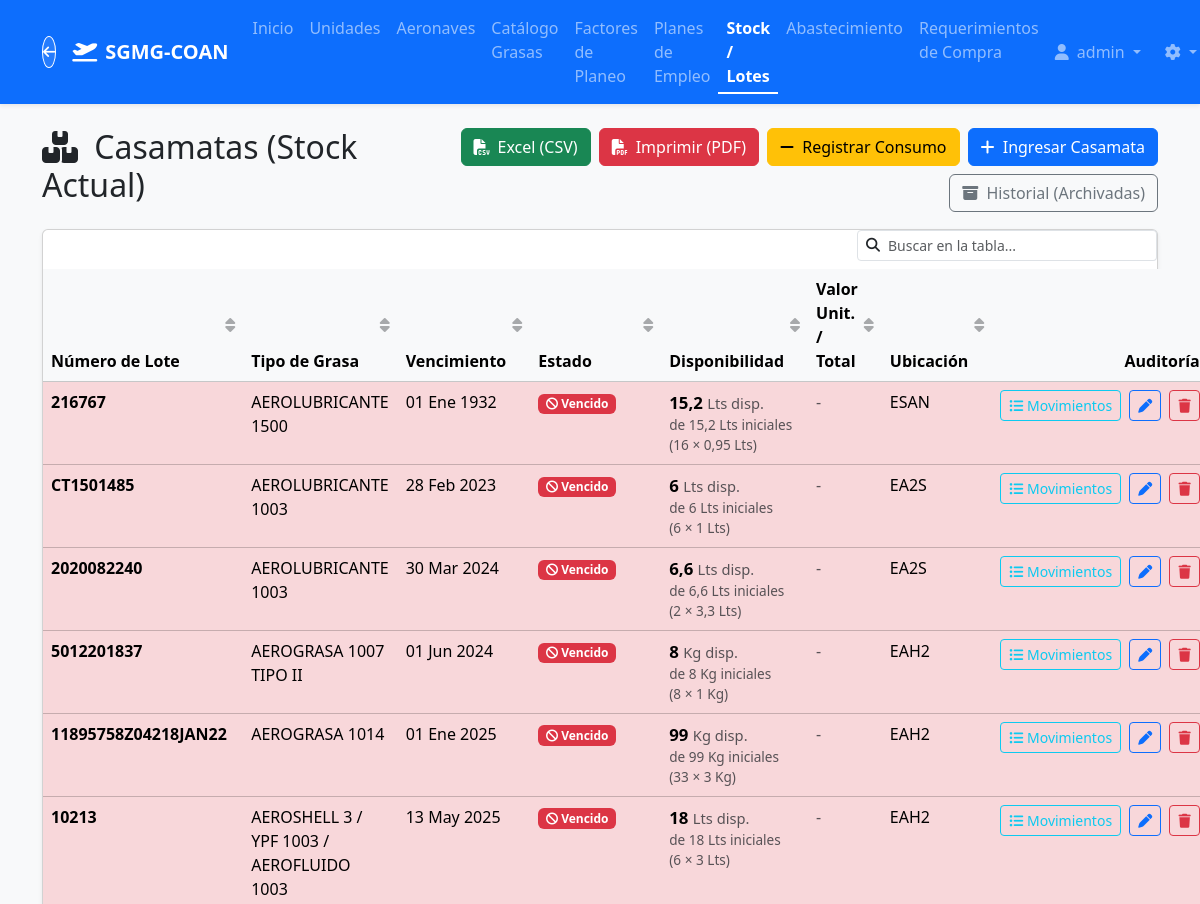
/stock/ (signed in, upper part), run on an earlier commit of the app's database.
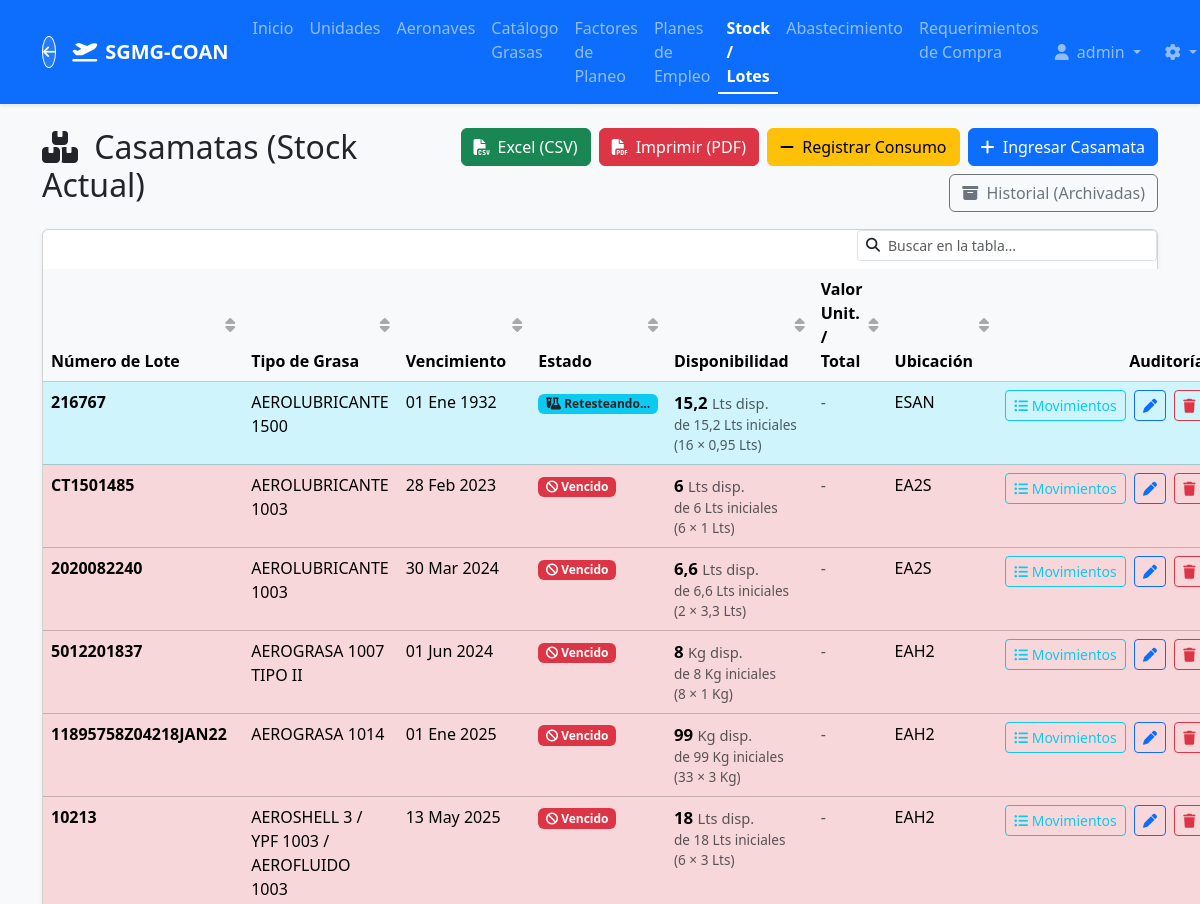
And on a later commit of the database.
### core/models.py (models this page shows, shortened)
class GreaseBatch(models.Model):
    STATUS_CHOICES = [
        ('SERVICEABLE', 'Retesteable'),
        ('NEAR_EXPIRATION', 'Próximo a Vencer'),
        ('EXPIRED', 'Vencido'),
        ('PENDING_RETEST', 'Retesteando...'),
    ]
    grease_type = models.ForeignKey(GreaseType, on_delete=models.CASCADE, related_name="batches", verbose_name="Tipo de Grasa")
    batch_number = models.CharField(max_length=100, verbose_name="Número de Lote")
    manufacturing_date = models.DateField(verbose_name="Fecha de Fabricación")
    expiration_date = models.DateField(verbose_name="Fecha de Vencimiento")
    container_size = models.DecimalField(max_digits=10, decimal_places=2, null=True, blank=True, verbose_name="Cantidad por Envase", help_text="Ej: 5 para un envase de 5 Kg")
    container_count = models.PositiveIntegerField(null=True, blank=True, verbose_name="Cantidad de Envases", help_text="Número de envases/latas en este lote")
    initial_quantity = models.DecimalField(max_digits=10, decimal_places=2, verbose_name="Cantidad Total Inicial")
    available_quantity = models.DecimalField(max_digits=10, decimal_places=2, verbose_name="Cantidad Disponible")
    unit_price = models.DecimalField(max_digits=14, decimal_places=6, verbose_name="Costo Unitario Real ($)", blank=True, null=True, help_text="Costo real calculado por unidad (Kg/L).")
    storage_location = models.CharField(max_length=100, verbose_name="Ubicación (Almacén/Unidad)")
    status = models.CharField(max_length=30, choices=STATUS_CHOICES, default='SERVICEABLE', verbose_name="Estado")
    can_be_retested = models.BooleanField(default=True, verbose_name="¿Admite retesteo futuro?", help_text="Indica si este lote puede ser sometido a un nuevo retesteo cuando venza.")
    is_archived = models.BooleanField(default=False, verbose_name="¿Archivado (Historial)?")
    class Meta:
        verbose_name = "Casamata"
        verbose_name_plural = "Casamatas"
        unique_together = ('grease_type', 'batch_number', 'storage_location')

class GreaseType(models.Model):
    unidad = models.CharField(max_length=50, verbose_name="UNIDAD")
    nomenclatura = models.CharField(max_length=150, verbose_name="NOMENCLATURA")
    nne_nsn = models.CharField(max_length=100, verbose_name="N.N.E. / N.S.N.", blank=True, null=True)
    sibys = models.CharField(max_length=100, verbose_name="SIBYS", blank=True, null=True)
    nato = models.CharField(max_length=100, verbose_name="NATO", blank=True, null=True)
    normas_mil_otras = models.CharField(max_length=200, verbose_name="NORMAS MIL / OTRAS", blank=True, null=True)
    shelf_life_months = models.PositiveIntegerField(verbose_name="Vida Útil Total (Meses)")
    recertification_allowed = models.BooleanField(default=False, verbose_name="Permite Re-certificación")
    minimum_stock = models.DecimalField(max_digits=10, decimal_places=2, default=0, verbose_name="Stock Mínimo Permanente", help_text="Punto de pedido. El sistema enviará alertas si el stock cae por debajo de esta cantidad.")
    class Meta:
        verbose_name = "Tipo de Grasa / Aceite"
        verbose_name_plural = "Tipos de Grasas / Aceites"

### core/views.py (the view, shortened to what this page needs)
# urls.py: path('stock/', views.GreaseBatchListView.as_view(), name='batch_list'),
class GreaseBatchListView(LoginRequiredMixin, ListView):
    model = GreaseBatch
    template_name = 'core/greasebatch_list.html'
    context_object_name = 'batches'
    ordering = ['expiration_date']
    def get_queryset(self):
        update_batch_statuses()
        qs = super().get_queryset().filter(is_archived=False)
        user = self.request.user
        return qs.order_by('expiration_date')

### core/services.py (called while the page is built)
def update_batch_statuses():
    today = timezone.now().date()
    warning_date = today + timedelta(days=180) # 6 months warning
    GreaseBatch.objects.filter(
        expiration_date__lte=today,
        status__in=['SERVICEABLE', 'NEAR_EXPIRATION']
    ).update(status='EXPIRED')
    GreaseBatch.objects.filter(
        expiration_date__gt=today,
        expiration_date__lte=warning_date,
        status__in=['SERVICEABLE', 'EXPIRED'] # Added EXPIRED here to catch retests that are now near expiration
    ).update(status='NEAR_EXPIRATION')
    GreaseBatch.objects.filter(
        expiration_date__gt=warning_date,
        status__in=['EXPIRED', 'NEAR_EXPIRATION']
    ).update(status='SERVICEABLE')

### core/templatetags/core_filters.py (called while the page is built)
@register.filter
def smart_number(value):
    try:
        if isinstance(value, Decimal):
            d = value.normalize()
            if d == d.to_integral():
                return int(d)
            return d
        f_val = float(value)
        rounded_val = round(f_val, 4)
        if rounded_val.is_integer():
            return int(rounded_val)
        return rounded_val
    except (ValueError, TypeError):
        return value

### core/templates/core/greasebatch_list.html (shortened to what the changed rows need)
{% extends 'base.html' %}
{% load core_filters %}
{% block content %}
<div class="d-flex justify-content-between align-items-center mt-4 mb-3">
    <h2><i class="fa-solid fa-boxes-stacked me-2"></i> Casamatas (Stock Actual)</h2>
</div>
<div class="card shadow-sm">
    <div class="card-body p-0">
        <table class="table table-hover mb-0">
            <thead class="table-light">
                <tr>
                    <th>Número de Lote</th>
                    <th>Tipo de Grasa</th>
                    <th>Vencimiento</th>
                    <th>Estado</th>
                    <th>Disponibilidad</th>
                    <th>Valor Unit. / Total</th>
                    <th>Ubicación</th>
                    <th class="text-end">Auditoría</th>
                </tr>
            </thead>
            <tbody>
                {% for batch in batches %}
                <tr class="{% if batch.available_quantity <= 0 %}table-secondary text-muted{% elif batch.status == 'EXPIRED' %}table-danger{% elif batch.status == 'NEAR_EXPIRATION' %}table-warning{% elif batch.status == 'PENDING_RETEST' %}table-info{% endif %}">
                    <td><strong>{{ batch.batch_number }}</strong></td>
                    <td>{{ batch.grease_type.nomenclatura }}</td>
                    <td data-sort="{{ batch.expiration_date|date:'Y-m-d' }}">{{ batch.expiration_date|date:"d M Y" }}</td>
                    <td>
                        {% if batch.available_quantity <= 0 %}
                            <span class="badge bg-secondary"><i class="fa-solid fa-box-open"></i> Sin Stock</span>
                        {% elif batch.status == 'SERVICEABLE' %}
                            <span class="badge bg-success"><i class="fa-solid fa-check"></i> Retesteable</span>
                        {% elif batch.status == 'NEAR_EXPIRATION' %}
                            <span class="badge bg-warning text-dark"><i class="fa-solid fa-triangle-exclamation"></i> Próx. a vencer</span>
                        {% elif batch.status == 'EXPIRED' %}
                            <span class="badge bg-danger"><i class="fa-solid fa-ban"></i> Vencido</span>
                        {% elif batch.status == 'PENDING_RETEST' %}
                            <span class="badge bg-info text-dark"><i class="fa-solid fa-flask-vial"></i> Retesteando...</span>
                        {% else %}
                            <span class="badge bg-secondary">{{ batch.get_status_display }}</span>
                        {% endif %}
                    </td>
                    <td>
                        <div class="d-flex flex-column">
                            <span class="fw-bold" style="font-size: 1.05em;">
                                {{ batch.available_quantity|smart_number }} <small class="text-muted fw-normal">{{ batch.grease_type.unidad }} disp.</small>
                            </span>
                            <span class="text-muted" style="font-size: 0.85em;">
                                de {{ batch.initial_quantity|smart_number }} {{ batch.grease_type.unidad }} iniciales
                                {% if batch.container_size and batch.container_count %}
                                    <br>({{ batch.container_count }} × {{ batch.container_size|smart_number }} {{ batch.grease_type.unidad }})
                                {% endif %}
                            </span>
                        </div>
                    </td>
                    <td>
                        {% if batch.unit_price %}
                            <small class="text-muted">${{ batch.unit_price|floatformat:2 }} c/u</small><br>
                            <strong>${{ batch.get_total_value|floatformat:2 }}</strong>
                        {% else %}
                            <span class="text-muted">-</span>
                        {% endif %}
                    </td>
                    <td>{{ batch.storage_location }}</td>
                    <td class="text-end text-nowrap">
                        <a href="{% url 'batch_detail' batch.id %}" class="btn btn-sm btn-outline-info"><i class="fa-solid fa-list-ul"></i> Movimientos</a>
                        {% if user.is_staff or 'Logistica' in user.groups.all|join:',' or 'Administrador' in user.groups.all|join:',' %}
                        <a href="{% url 'batch_update' batch.id %}" class="btn btn-sm btn-outline-primary ms-1" title="Editar"><i class="fa-solid fa-pen"></i></a>
                        <a href="{% url 'batch_delete' batch.id %}" class="btn btn-sm btn-outline-danger ms-1" title="Eliminar"><i class="fa-solid fa-trash"></i></a>
                        {% endif %}
                    </td>
                </tr>
                {% empty %}
                <tr>
                    <td colspan="7" class="text-center py-4 text-muted">No hay casamatas registradas en stock.</td>
                </tr>
                {% endfor %}
            </tbody>
        </table>
    </div>
</div>
{% endblock %}

What changed in the data, as far as the page shows it:
changed GreaseBatch "01 Ene 1932": status "Vencido" → "Retesteando..."
